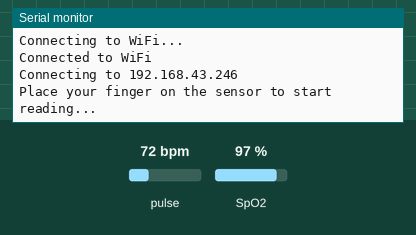
This sketch was run on a simulated ESP32. On the bench: the last lines printed to the serial monitor. The inputs (shaded band) are chosen by the test bench; at power-on: pulse 72 bpm, SpO2 97 %. WiFi joins after 1.5 s; servers stay silent unless stated; uploads are accepted with an empty reply.

Above: at 3.2 s.
3.3 s: pulse set to 130 bpm
At 4.9 s:
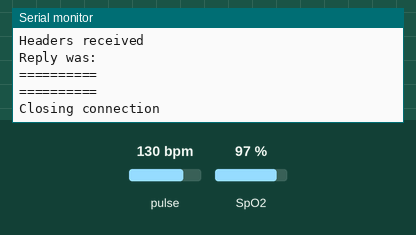
6.0 s: SpO2 set to 80 %
At 6.8 s:
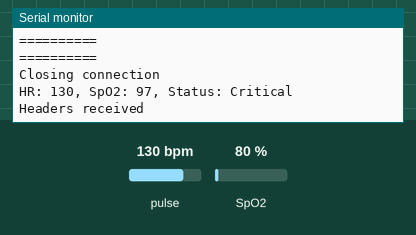
7.5 s: pulse set to 42 bpm
At 8.44 s:
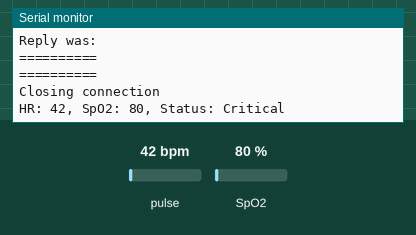

Measured:
- after the input at 7.5 s, the serial monitor: prints a new line after 0.76 s (image 3)

The sketch:

esp32.ino
```cpp
#include <WiFi.h>
#include <WiFiClient.h>
#include <Wire.h>
#include <MAX30105.h>
#include <heartRate.h>
#include <spo2_algorithm.h>
#include <HTTPClient.h>

MAX30105 particleSensor;

const byte RATE_SIZE = 4; // Increase this for more precision, but slower updates
byte rates[RATE_SIZE]; // Array of heart rates
byte rateSpot = 0;
long lastBeat = 0; // Time at which the last beat occurred
float beatsPerMinute;
int beatAvg;

int32_t bufferLength; // Buffer length for heart rate and SpO2 calculation
uint32_t irBuffer[100]; // IR LED sensor data
uint32_t redBuffer[100]; // Red LED sensor data
int32_t spo2; // SPO2 value
int8_t validSPO2; // SPO2 validity
int32_t heartRate; // Heart rate value
int8_t validHeartRate; // Heart rate validity

const char* ssid = "Thanay";
const char* password = "1234567890";

const char* host = "192.168.43.246"; // IP address of your Flask server
const int httpPort = 5001; // Port of the Flask server

void setup() {
  Serial.begin(115200);
  WiFi.begin(ssid, password);

  while (WiFi.status() != WL_CONNECTED) {
    delay(1000);
    Serial.println("Connecting to WiFi...");
  }

  Serial.println("Connected to WiFi");

  Serial.print("Connecting to ");
  Serial.println(host);

  if (!particleSensor.begin(Wire, I2C_SPEED_FAST)) {
    Serial.println("MAX30102 was not found. Please check wiring/power.");
    while (1);
  }
  particleSensor.setup(); // Configure sensor with default settings

  Serial.println("Place your finger on the sensor to start reading...");

}

void loop() {
  // Read data from MAX30102
  bufferLength = 100; // Sample 100 data points

  // Read 100 samples from the sensor
  for (byte i = 0; i < bufferLength; i++) {
    while (!particleSensor.available()) {
      particleSensor.check(); // Check the sensor for new data
    }
    redBuffer[i] = particleSensor.getRed();
    irBuffer[i] = particleSensor.getIR();
    particleSensor.nextSample(); // Move to the next sample
  }

  // Calculate heart rate and SpO2
  maxim_heart_rate_and_oxygen_saturation(irBuffer, bufferLength, redBuffer, &spo2, &validSPO2, &heartRate, &validHeartRate);

  // Determine cow status
  String cowStatus = "Unknown";
  if (validHeartRate && validSPO2) {
    if (heartRate < 40 || heartRate > 100 || spo2 < 90) {
      cowStatus = "Critical";
    } else {
      cowStatus = "Normal";
    }
  }

  // Print data to Serial Monitor
  Serial.print("HR: "); Serial.print(heartRate);
  Serial.print(", SpO2: "); Serial.print(spo2);
  Serial.print(", Status: "); Serial.println(cowStatus);
  WiFiClient client;

  if (!client.connect(host, httpPort)) {
    Serial.println("Connection failed");
    return;
  }

  String url = "/";
  String postData = "hr=" + String(heartRate) + "&spo2=" + String(spo2) + "&status=" + String(cowStatus);

  client.println("POST " + url + " HTTP/1.1");
  client.println("Host: " + String(host));
  client.println("User-Agent: ESP32");
  client.println("Connection: close");
  client.println("Content-Type: application/x-www-form-urlencoded");
  client.print("Content-Length: ");
  client.println(postData.length());
  client.println();
  client.println(postData);

  while (client.connected()) {
    String line = client.readStringUntil('\n');
    if (line == "\r") {
      Serial.println("Headers received");
      break;
    }
  }

  String line = client.readStringUntil('\n');
  Serial.println("Reply was:");
  Serial.println("==========");
  Serial.println(line);
  Serial.println("==========");
  Serial.println("Closing connection");
}
```
